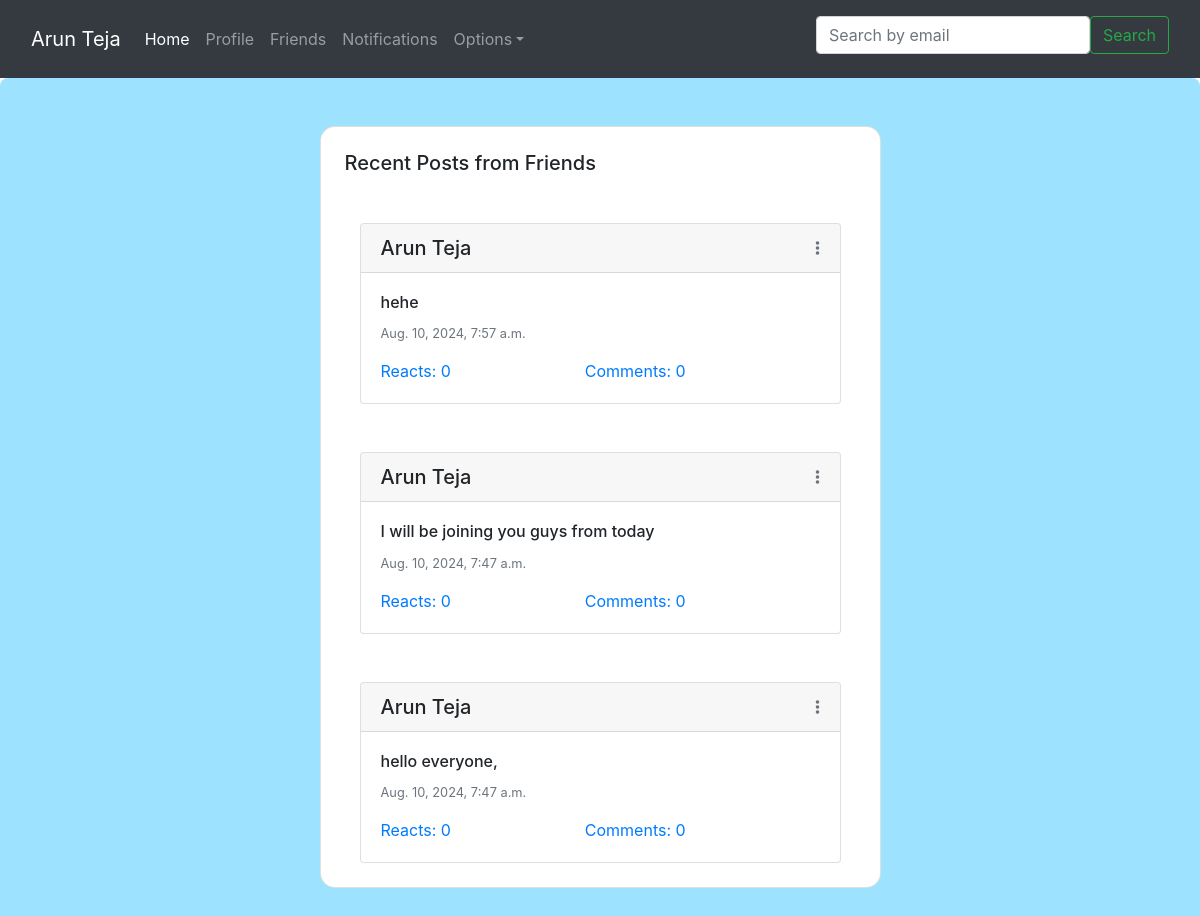
Page / (signed in) on the committed database.
### Quotes/models.py (models this page shows, shortened)
class Posts(models.Model):
    user = models.ForeignKey(User, on_delete=models.CASCADE, related_name='posts')
    content = models.TextField()
    created_at = models.DateTimeField(auto_now_add=True)
    reactors = models.ManyToManyField(User, related_name='reacted_users', blank=True)
    comments = models.ManyToManyField(Comments, related_name='reacted_users', blank=True)
    def get_reacts_count(self):
        return len(self.reactors.all())
    def get_comments_count(self):
        return len(self.comments.all())

### Quotes/views.py (the view)
# urls.py: path('', home, name ='home'),
def home(request):
    user = request.user
    now = timezone.now()
    two_days_ago = now - timedelta(days=2)
    friends_list = FriendsList.objects.get(user=user)
    friends = friends_list.friends.all()
    posts = Posts.objects.filter(user__in=friends, created_at__gte=two_days_ago).order_by('-created_at')
    return render(request, 'home.html', {'posts': posts, 'name': request.user.get_full_name()})

### templates/home.html (shortened to what this page needs)
{% extends 'Nav.html' %}
{% block pagecontent %}
<section class="w-100 px-4 py-5" style="background-color: #9de2ff; border-radius: .5rem .5rem 0 0;">
  <div class="row d-flex justify-content-center">
    <div class="col col-md-9 col-lg-7 col-xl-6">
      <div class="card" style="border-radius: 15px;">
        <div class="card-body p-4">
          <h5 class="mb-1">Recent Posts from Friends</h5>
          {% if posts %}
            {% for post in posts %}
              <div class="container mt-5">
                <div class="card">
                  <div class="card-header d-flex justify-content-between align-items-center">
                    <h5 class="m-0">{{ post.user.get_full_name }}</h5>
                    <a href="#" data-toggle="modal" data-target="#optionsModal" class="text-muted" data-post-id="{{ post.id }}">
                      <i class="fas fa-ellipsis-v"></i>
                    </a>
                  </div>
                  <div class="card-body">
                    <h6 class="card-title">{{ post.content }}</h6>
                    <p class="card-text text-muted small">{{ post.created_at }}</p>
                    <section class="button-section d-flex justify-content-start">
                      <a class="card-body m-0 p-0" href="#">Reacts: {{ post.get_reacts_count }}</a>
                      <a class="card-body m-0 p-0" href="#">Comments: {{ post.get_comments_count }}</a>
                    </section>
                  </div>
                </div>
              </div>
            {% endfor %}
          {% else %}
            <center>No posts</center>
          {% endif %}
        </div>
      </div>
    </div>
  </div>
</section>
{% endblock %}

### rows in the picture
Posts: user.get_full_name "Arun Teja", content "hehe", created_at "Aug. 10, 2024, 7:57 a.m.", get_reacts_count "0", get_comments_count "0"
Posts: user.get_full_name "Arun Teja", content "I will be joining you guys from today", created_at "Aug. 10, 2024, 7:47 a.m.", get_reacts_count "0", get_comments_count "0"
Posts: user.get_full_name "Arun Teja", content "hello everyone,", created_at "Aug. 10, 2024, 7:47 a.m.", get_reacts_count "0", get_comments_count "0"

### other values in the picture
{{ name }} "Arun Teja"
